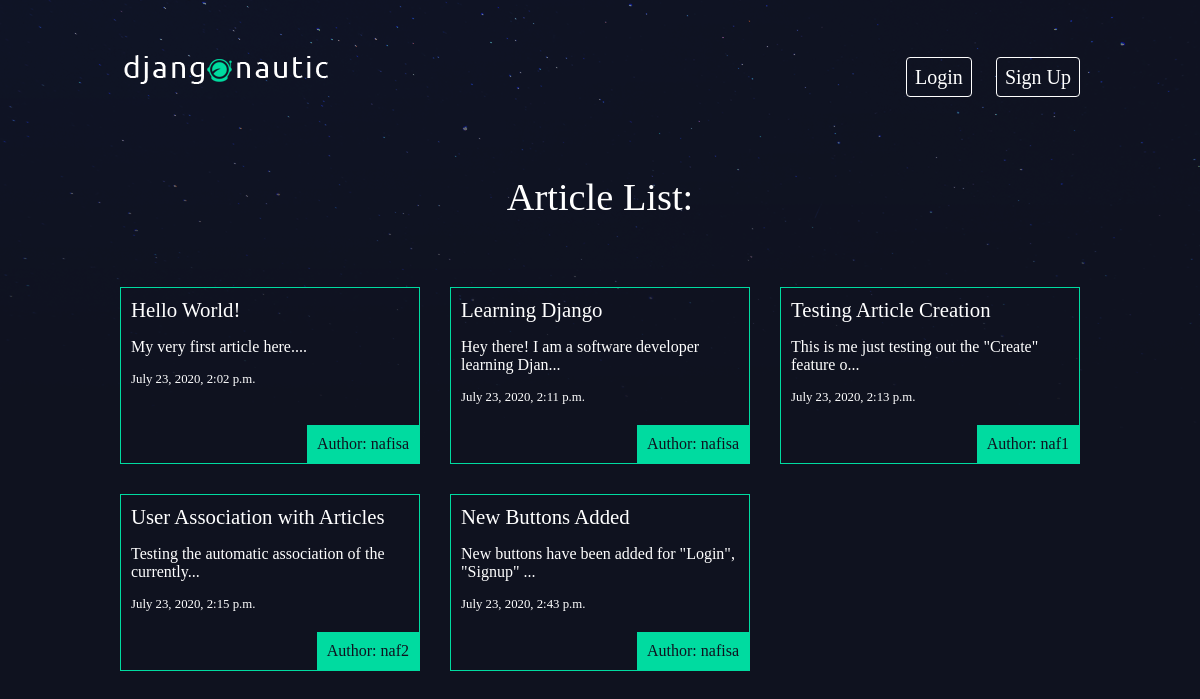
The page /articles/ on the database as committed earlier.
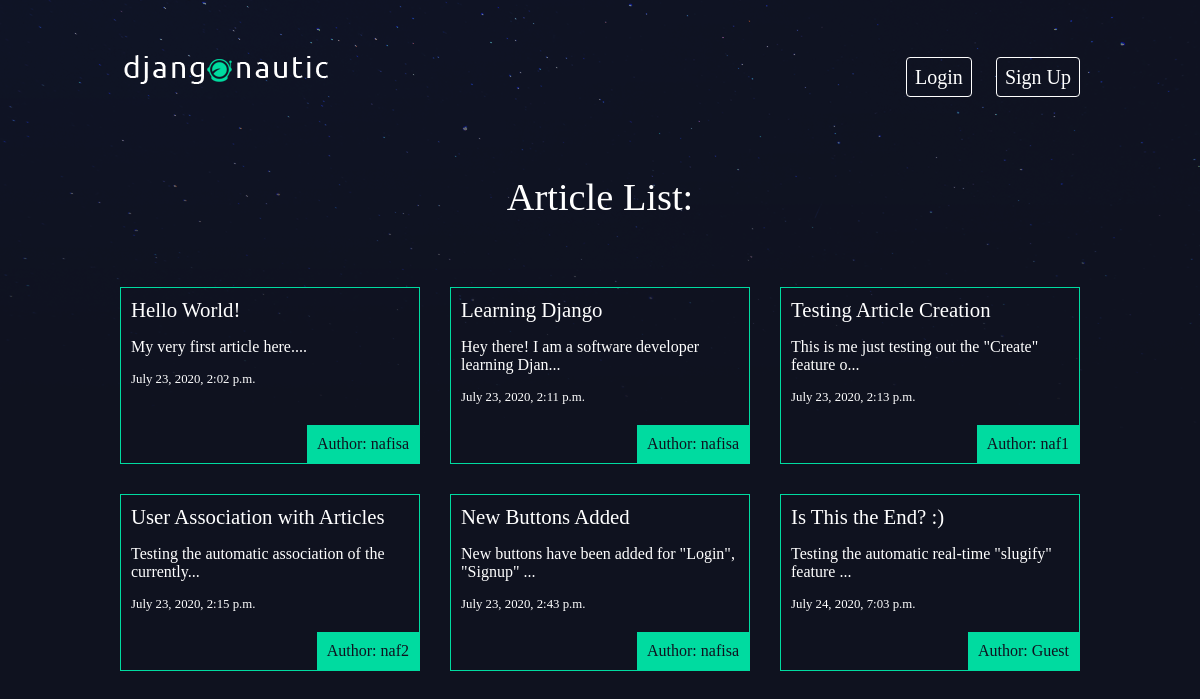
The same page on the database as committed later.
### articles/models.py (models this page shows, shortened)
class Article(models.Model):
    title = models.CharField(max_length=100)
    slug = models.SlugField()
    body = models.TextField()
    date = models.DateTimeField(auto_now_add=True)
    thumb = models.ImageField(default='default.png', blank=True)
    author = models.ForeignKey(User, on_delete=models.CASCADE, default=None)
    def snippet(self):
        return self.body[:50] + '...'

### articles/views.py (the view)
# urls.py: path('', views.article_list, name="list"),
def article_list(request):
    articles = Article.objects.all().order_by('date')
    return render(request, 'articles/article_list.html', {'articles': articles})

### articles/templates/articles/article_list.html
{% extends 'base_layout.html' %}
{% block content %}
    <h1>Article List:</h1> <br>
    <div class="articles">
        {% for article in articles %}
            <div class="article">
                <h2><a href="{% url 'articles:detail' article.slug %}"> {{ article.title }} </a></h2>
                <p> {{ article.snippet }} </p>
                <h4> {{ article.date }} </h4>
                <p class="author"> Author: {{ article.author.username }} </p> <br>
            </div>
        {% endfor %}
    </div> <br>
{% endblock %}

### templates/base_layout.html (shortened to what this page needs)
{% load static %}
<html>
    <head>
        <link rel="stylesheet" href="{% static 'styles.css' %}">
    </head>
    <body>
        <header class="wrapper">
            <h1> <a href="{% url 'home' %}"> <img src="{% static 'logo.png' %}" /> </a> </h1>
            <nav>
                <ul>
                    {% if user.is_authenticated %}
                        <li>
                            <a href="{% url 'articles:create' %}" class="highlight"> Create New Article </a>
                        </li>
                        <li>
                            <form class="logout-link" action="{% url 'accounts:logout' %}" method="post">
                                {% csrf_token %}
                                <button type="submit">Logout</button>
                            </form>
                        </li>
                    {% else %}
                        <li>
                            <a href="{% url 'accounts:login' %}" class="login-link"> Login </a>
                        </li>
                        <li>
                            <a href="{% url 'accounts:signup' %}" class="signup-link"> Sign Up </a>
                        </li>
                    {% endif %}
                </ul>
            </nav>
        </header>
        <div class="wrapper">
            {% block content %}
            {% endblock %}
        </div>
    </body>
</html>

### assets/styles.css (style rules this page uses)
body { background-color: #0f121f; background-image: url(/static/stars.png); background-repeat: no-repeat; color: #fff; }
body * { font-family: Ubuntu; }
h1, h2, h3, h4, h5 { font-weight: normal; margin: 0; }
a, a:hover, a:visited { color: #fff; text-decoration: none; }
.wrapper { max-width: 960px; margin-top: 30px; margin-bottom: 50px; margin-left: auto; margin-right: auto; }
div.wrapper > h1 { text-align: center; margin: 50px auto; font-size: 2.4em; }
header { display: grid; grid-template-columns: 1fr 1fr; padding: 20px 0; }
nav { justify-self: end; }
nav li { display: inline-block; list-style-type: none; margin-left: 20px; font-size: 20px; }
.articles { display: grid; grid-template-columns: 1fr 1fr 1fr; grid-gap: 30px; }
.article { padding: 10px; border: 1px solid #00dba0; position: relative; padding-bottom: 40px; }
.article h2 { font-size: 1.3em; }
.article h4 { font-size: 0.8em; }
.article .author { padding: 10px; background: #00dba0; position: absolute; right: 0; bottom: 0; margin: 0; color: #0f121f; }
.login-link, .signup-link { border: 1px solid #fff; padding: 8px; border-radius: 4px; color: #fff; }

Rows that differ between the two databases and show on the page:
added Article: title "Is This the End? :)", snippet "Testing the automatic real-time \"slugify\" feature ...", date "July 24, 2020, 7:03 p.m.", author.username "Guest"
